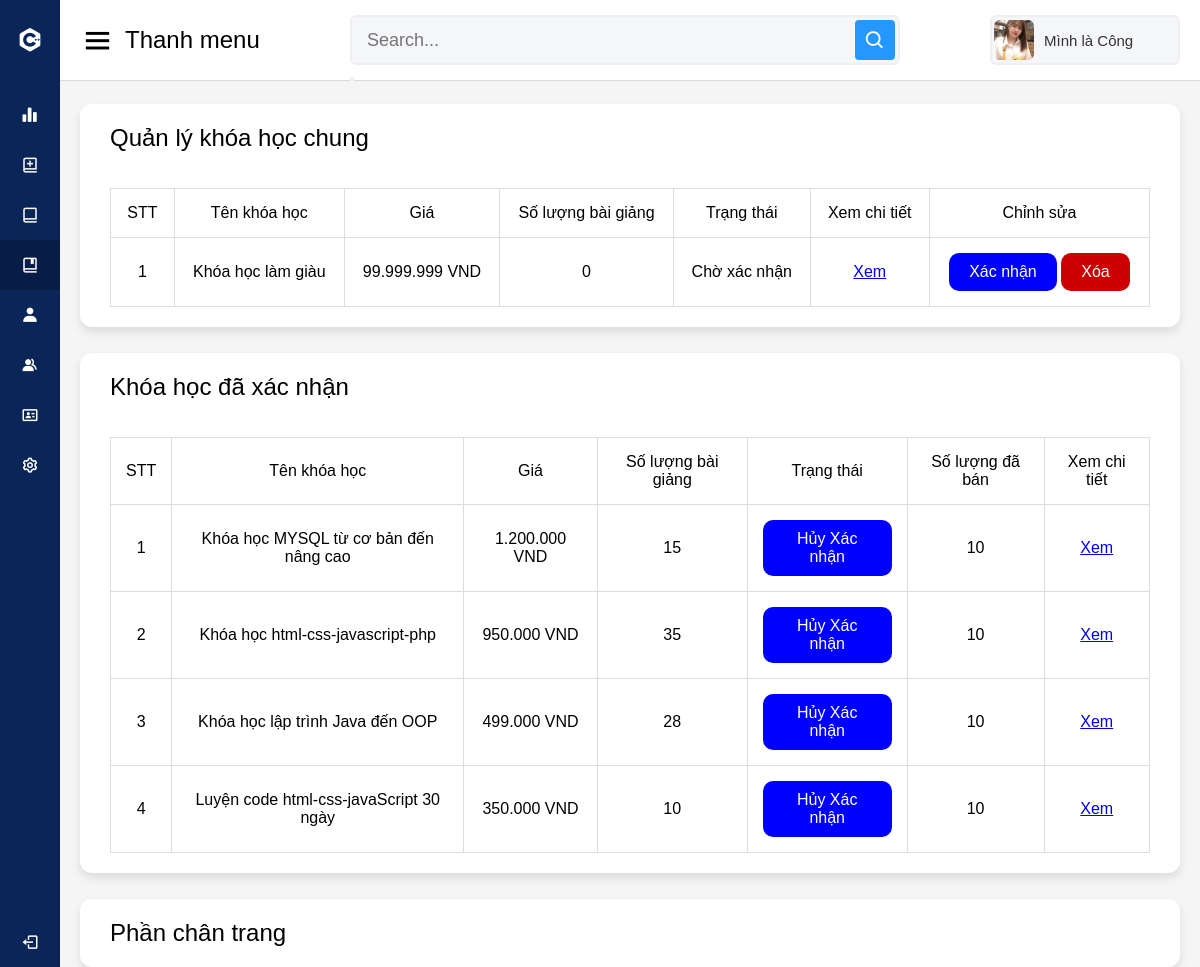
The page /admin/manage/course_manager_admin.php (signed in) on the database as committed earlier.
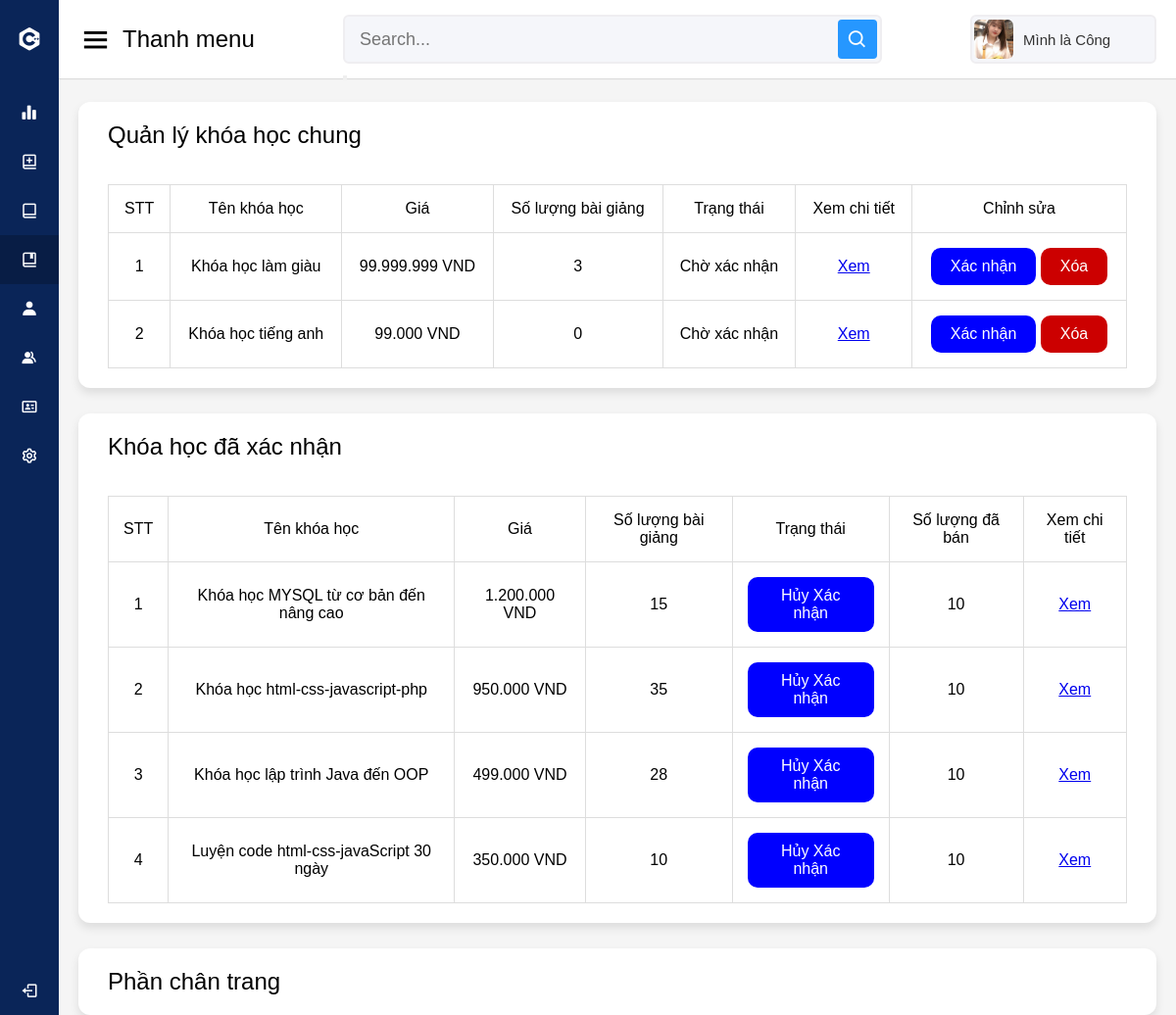
The same page on the database as committed later.
### tables this page shows
CREATE TABLE `course` (
  `id_course` int(11) NOT NULL,
  `id_admin` int(11) NOT NULL,
  `name_course` varchar(100) NOT NULL,
  `description_course` text NOT NULL,
  `author` varchar(30) DEFAULT NULL,
  `image_course` varchar(150) NOT NULL,
  `status_course` int(11) NOT NULL,
  `price` int(11) NOT NULL,
  `created_at` timestamp NOT NULL DEFAULT CURRENT_TIMESTAMP
);

### admin/manage/course_manager_admin.php (the view, shortened to what the changed rows need)
<!DOCTYPE html>
<html lang="en" dir="ltr">
<head>
    <link rel="stylesheet" href="../default/style.css">
    <link href='https://unpkg.com/boxicons@2.0.7/css/boxicons.min.css' rel='stylesheet'>
</head>
<body>
<section class="home-section">
    <div class="home-content">
        <div class="sales-boxes">
            <div class="recent-sales box">
                <br><br>
                <div class="sales-details">
                    <?php
                    if (!function_exists('currency_format')) {
                        function currency_format($number, $suffix = ' VND')
                        {
                            if (!empty($number)) {
                                return number_format($number, 0, ',', '.') . "{$suffix}";
                            }
                        }
                    }
                    require "../../public/connect_sql.php";
                    $sql = "SELECT course.*, COUNT(lesson.id_course) as number_course FROM `course`
                                LEFT OUTER JOIN lesson ON course.id_course = lesson.id_course
                                WHERE `status_course` = '0'
                                GROUP BY course.id_course";
                    $courses1 = mysqli_query($connection, $sql);
                    $sql = "SELECT course.*, COUNT(lesson.id_course) as number_course FROM `course`
                                LEFT OUTER JOIN lesson ON course.id_course = lesson.id_course
                                WHERE `status_course` = '1'
                                GROUP BY course.id_course";
                    $courses2 = mysqli_query($connection, $sql);
                    ?>
                    <table>
                        <tr>
                            <th>STT</th>
                            <th>Tên khóa học</th>
                            <th>Giá</th>
                            <th>Số lượng bài giảng</th>
                            <th>Trạng thái</th>
                            <th>Xem chi tiết</th>
                            <th>Chỉnh sửa</th>
                        </tr>
                        <?php foreach ($courses1 as $index => $course) { ?>
                            <tr>
                                <th>
                                    <?php echo $index + 1; ?>
                                </th>
                                <th>
                                    <?php echo $course['name_course'] ?>
                                </th>
                                <th>
                                    <?php echo currency_format($course['price']) ?>
                                </th>
                                <th>
                                    <?php echo $course['number_course'] ?>
                                </th>
                                <th>Chờ xác nhận</th>
                                <th>
                                    <a href="./course_manager_detail_admin.php?id=<?php echo $course['id_course'] ?>">Xem</a>
                                </th>
                                <th>
                                    <a class="btn-comfirm"
                                       href="./processing/course_admin_accept.php?id=<?php echo $course['id_course'] ?>&type=accept">Xác
                                        nhận</a>
                                    <a class="btn-comfirm"
                                       href="./processing/course_admin_accept.php?id=<?php echo $course['id_course'] ?>&type=delete"
                                       style="background-color: #cc0000">Xóa</a>
                                </th>
                            </tr>
                        <?php } ?>
                    </table>
                </div>
            </div>
        </div>
        <div class="sales-boxes" style="margin-top: 26px">
            <div class="recent-sales box">
                <br><br>
                <table>
                    <tr>
                        <th>STT</th>
                        <th>Tên khóa học</th>
                        <th>Giá</th>
                        <th>Số lượng bài giảng</th>
                        <th>Trạng thái</th>
                        <th>Số lượng đã bán</th>
                        <th>Xem chi tiết</th>
                    </tr>
                    <?php foreach ($courses2 as $index => $course) { ?>
                        <tr>
                            <th>
                                <?php echo $index + 1; ?>
                            </th>
                            <th>
                                <?php echo $course['name_course'] ?>
                            </th>
                            <th>
                                <?php echo currency_format($course['price']) ?>
                            </th>
                            <th>
                                <?php echo $course['number_course'] ?>
                            </th>
                            <th>
                                <a class="btn-comfirm"
                                   href="./processing/course_admin_accept.php?id=<?php echo $course['id_course'] ?>&type=unaccepted">Hủy
                                    Xác nhận</a>
                            </th>
                            <th>
                                10
                            </th>
                            <th>
                                <a href="./course_manager_detail_admin.php?id=<?php echo $course['id_course'] ?>">Xem</a>
                            </th>
                        </tr>
                    <?php } ?>
                </table>
            </div>
        </div>
    </div>
</section>
</body>
</html>

Rows that differ between the two databases and show on the page:
computed for course "Khóa học làm giàu": number_course "0" → "3"
added course: name_course "Khóa học tiếng anh", price "99.000 VND", number_course "0"
